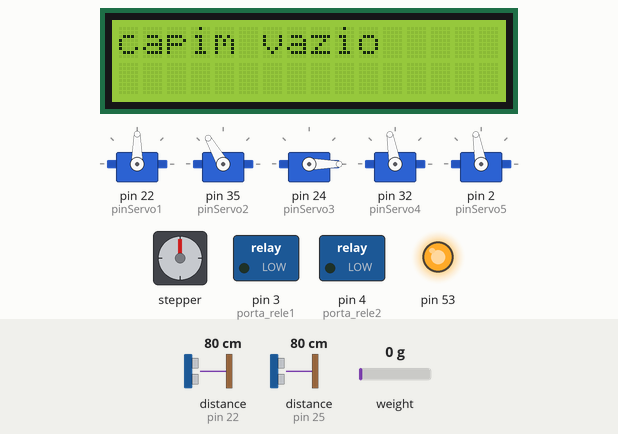
Simulated run of this sketch. Board: Arduino Mega 2560, built with avr-gcc and run on an emulated ATmega2560. Parts: 16×2 character LCD, 5 × servo, stepper motor, switched loads named in the sketch (green lamp = pin HIGH), output pins drawn as LEDs (lit = HIGH). The test bench sets the inputs (shaded band); at power-on: distance to the obstacle (sensors on pin 22, pin 25) 80 cm, weight on the scale 0 g. Stepper angles assume 320 steps per turn.

Above: at 2.4 s.
At 3.4 s:
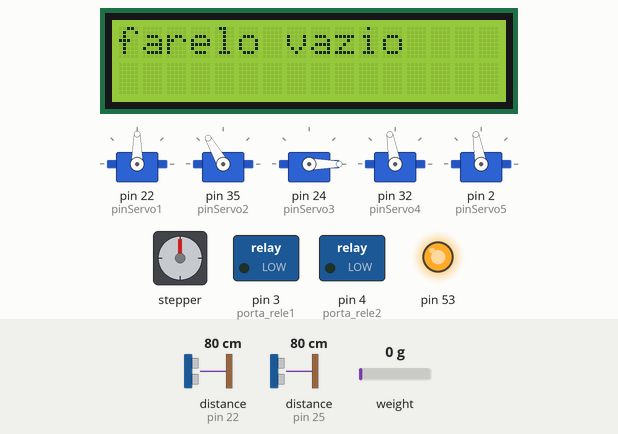
3.5 s: distance to the obstacle (sensor on pin 22) set to 2 cm
At 5.3 s:
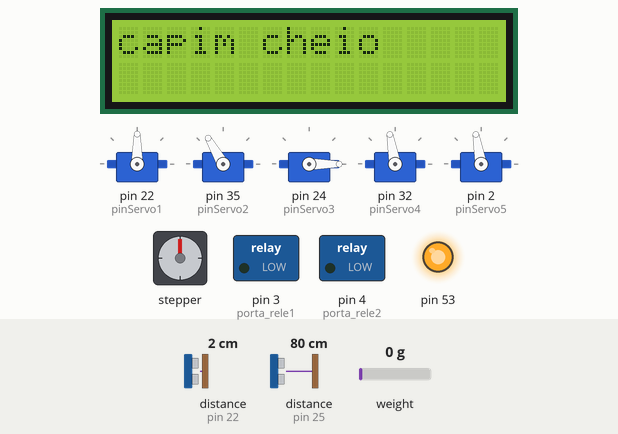
8.1 s: distance to the obstacle (sensor on pin 25) set to 7 cm
At 10.9 s:
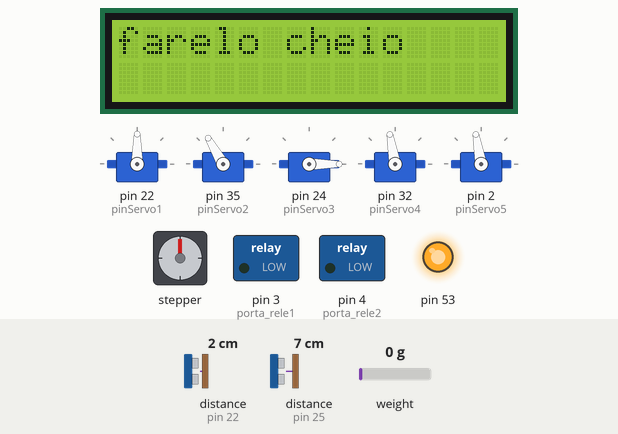
14.7 s: distance to the obstacle (sensor on pin 25) set to 5 cm
At 16.97 s:
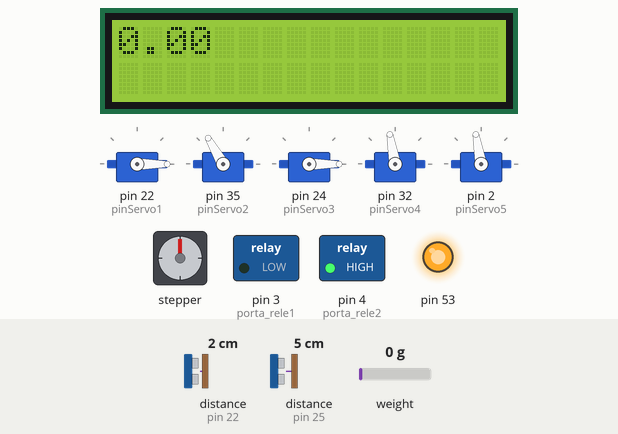
Timing chart, 0 to 28.1 s (numbered marks = the images above; inputs shaded):
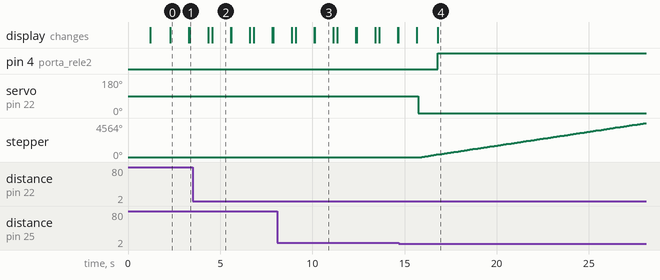

The sketch:

END_POINT.ino
```cpp
#include <Wire.h>
#include <LiquidCrystal.h>
#include <Servo.h>
#include <Stepper.h>
#include <HX711.h>
#include <SPI.h>
#include <MFRC522.h>
#include <VL53L0X.h>

//sensor rfid
#define RST_PIN         5                   // Configurable, see typical pin layout above
#define SS_1_PIN        45  //RFID 2      // Configurable, take a unused pin, only HIGH/LOW required, must be different to SS 2
#define SS_2_PIN        46   //RFID 1      // Configurable, take a unused pin, only HIGH/LOW required, must be different to SS 1
#define SS_3_PIN        48   //RFID 0
#define NR_OF_READERS   3
byte ssPins[] = {SS_1_PIN, SS_2_PIN, SS_3_PIN};
MFRC522 mfrc522[NR_OF_READERS];   // Create MFRC522 instance.

// sensor distancia
VL53L0X sensor;
VL53L0X sensor2;

//LCD
LiquidCrystal lcd(12, 11, 10, 9, 8, 7);

// rele(moedor/misturador)
int porta_rele1 = 3;
int porta_rele2 = 4;

//SENSOR DE PESO
#define pinDT  31
#define pinSCK  30
HX711 scale;
float peso = 0;

//DEFINIÇÃO MOTOR DE PASSO
int passos = 320;
Stepper motor_passo(passos, 26,39,41,43);

//SERVO MOTORES
#define pinServo1 22
Servo servo_capim;
#define pinServo2 35
Servo servo_farelo;
#define pinServo3 24
Servo servo_misturador;
#define pinServo4 32
Servo servo_manjedoura;
#define pinServo5 2
Servo servo_portao;


//RTC CLOCK

int contador_animais_real=0;
int contador_animais = 1 ;

float contador_peso=0.12;
//horario alimentar os animais
int hora_alimento=16;
int minuto_alimento=0;

//horario soltar os animais
int hora_soltar=4;
int minuto_soltar=0;

int enter=4;
int finaliza=10;
int cont=0;

void setup() {
//rele
 pinMode(porta_rele1, OUTPUT);
  pinMode(porta_rele2, OUTPUT);


// sensor distancia

  pinMode(36, OUTPUT); //antigo 9
  pinMode(38, OUTPUT); //antigo 10
  digitalWrite(36, LOW);//antigo 9
  digitalWrite(38, LOW);//antigo 10
delay(500);
  Wire.begin();
 //SENSOR
  pinMode(36, INPUT); //antigo 9
  delay(150);
  Serial.println("00");
  sensor.init(true);
  Serial.println("01");
  delay(100);
  sensor.setAddress((uint8_t)22);
  Serial.println("02");

  //SENSOR 2
  pinMode(38, INPUT);//antigo 10
  delay(150);
  sensor2.init(true);
  Serial.println("03");
  delay(100);
  sensor2.setAddress((uint8_t)25);
  Serial.println("04");

 Serial.println("");
  Serial.println("addresses set");
  Serial.println("");
  Serial.println("");
    sensor.setTimeout(500);
  sensor2.setTimeout(500);

//lcd
  lcd.begin(16,2);

 while (!Serial);    // Do nothing if no serial port is opened (added for Arduinos based on ATMEGA32U4)

  SPI.begin();        // Init SPI bus

  for (uint8_t reader = 0; reader < NR_OF_READERS; reader++) {
    mfrc522[reader].PCD_Init(ssPins[reader], RST_PIN); // Init each MFRC522 card
    Serial.print(F("Reader "));
    Serial.print(reader);
    Serial.print(F(": "));
    mfrc522[reader].PCD_DumpVersionToSerial();
  }

//INICIALIZAÇÃO DO BLUETOOTH
Serial.begin(9600);

//MOTOR DE PASSO
motor_passo.setSpeed(70);

//sensor peso
 scale.begin(pinDT, pinSCK); // DEFININDO O SENSOR DE PESO
  scale.set_scale(-273333); //RESETANDO O SENSOR DE PESO
  scale.tare(); // ZERANDO A BALANÇA NO INCIO


// tempo atual rtc

 //servo
   servo_capim.attach(pinServo1);
  servo_capim.write(90);

  servo_farelo.attach(pinServo2);
  servo_farelo.write(120);

  servo_misturador.attach(pinServo3);
  servo_misturador.write(0);

 servo_manjedoura.attach(pinServo4);
  servo_manjedoura.write(100);

  servo_portao.attach(pinServo5);
  servo_portao.write(100);


}

void dump_byte_array(byte *buffer, byte bufferSize) {
  for (byte i = 0; i < bufferSize; i++) {
    Serial.print(buffer[i] < 0x10 ? " 0" : " ");
    Serial.print(buffer[i], HEX);
  }
}

void loop() {


  while(enter==4){///


  delay(50);
//verifica os sensores ultrassonicos para verificar os estoques e verifica se o processo ja foi realizado.
//if(hora>=hora_programada && minuto>=minuto programado && finaliza==2)

if(finaliza==10){
  if(sensor.readRangeSingleMillimeters()<=80){

  lcd.setCursor(0,0);
   lcd.print("capim cheio");
   delay(1000);
   lcd.clear();
  }
  else{

  lcd.setCursor(0,0);
   lcd.print("capim vazio");
   delay(1000);
   lcd.clear();
    }
  if(sensor2.readRangeSingleMillimeters()<=80){

  lcd.setCursor(0,0);
  lcd.print("farelo cheio");
   delay(1000);
   lcd.clear();
  }
  else{

  lcd.setCursor(0,0);
   lcd.print("farelo vazio");
   delay(1000);
   lcd.clear(); }


servo_misturador.write(0);
       float peso_capim=0.5*contador_peso;

       //verificação estoques
    if(sensor.readRangeSingleMillimeters()<=80 && sensor2.readRangeSingleMillimeters()<=60) {
      servo_capim.write(0);
      finaliza=1;
      lcd.clear();
      }


 while(finaliza==1){
  scale.power_up();
peso = scale.get_units(1);
      while(peso<peso_capim && cont==0){
        scale.power_up();
peso = scale.get_units(1);
        motor_passo.step(320);
             lcd.setCursor(0,0);
        lcd.print(peso);
          digitalWrite(porta_rele2, HIGH);  //Liga moedor
}
while(peso>= peso_capim && peso<contador_peso && cont<10){
   servo_capim.write(70);
  motor_passo.step(320);
    digitalWrite(porta_rele2, HIGH);  //Liga moedor
  cont ++;
  delay(50);
  }

while(peso>= peso_capim && peso<contador_peso && cont==10)
{
      lcd.clear();
     digitalWrite(porta_rele2, LOW);  //desliga moedor
scale.power_up();
peso = scale.get_units(1);
     lcd.setCursor(0,0);
 lcd.print(peso);
 motor_passo.step(0);
 servo_farelo.write(0);


  }
  if(peso>= contador_peso){
     servo_farelo.write(120);
           lcd.clear();

     //digitalWrite(porta_rele1, HIGH);  //Liga misturador
     lcd.setCursor(0,0);
   lcd.print("mis ON");
      delay(1000);
      servo_misturador.write(45);
      cont=20;


    }
//   Serial.println(peso);
if(peso <= 0.02 && cont==20){
       //digitalWrite(porta_rele1, LOW);  //desliga misturador misturador
lcd.clear();
   lcd.setCursor(0,0);
   lcd.print("mis off");
  servo_misturador.write(0);
  servo_portao.write(180);

  for (uint8_t reader = 0; reader < NR_OF_READERS; reader++) {
    // Look for new cards

    if (mfrc522[reader].PICC_IsNewCardPresent() && mfrc522[reader].PICC_ReadCardSerial()) {
//      Serial.print(F("Reader "));
//      Serial.print(reader);
//      // Show some details of the PICC (that is: the tag/card)
//      Serial.print(F(": Card UID:"));
//      dump_byte_array(mfrc522[reader].uid.uidByte, mfrc522[reader].uid.size);
//      Serial.println();
//      Serial.print(F("PICC type: "));
      MFRC522::PICC_Type piccType = mfrc522[reader].PICC_GetType(mfrc522[reader].uid.sak);
//      Serial.println(mfrc522[reader].PICC_GetTypeName(piccType));

      if (reader == 2)
      {

        contador_animais_real ++;
            if(contador_animais_real == contador_animais){
    servo_portao.write(100);
        finaliza=3;
        cont=100;
          contador_animais_real=0;
 }

          delay(100);
//          Serial.print("Contador - RFID 0 = ");
//          Serial.println(contador_animais_real);
//
      }//if (mfrc522[reader].PICC_IsNewC
       mfrc522[reader].PICC_HaltA();
      // Stop encryption on PCD
      mfrc522[reader].PCD_StopCrypto1();
  }
  }

  }


      }

}


/////// segunda parte


 while(finaliza==3){///


   delay(2000);
//lógica para soltar oa animais demanha
servo_portao.write(180);
if(contador_animais_real<=contador_animais){

  for (uint8_t reader = 0; reader < NR_OF_READERS; reader++) {
    // Look for new cards

    if (mfrc522[reader].PICC_IsNewCardPresent() && mfrc522[reader].PICC_ReadCardSerial()) {
//      Serial.print(F("Reader "));
//      Serial.print(reader);
    ////////  // Show some details of the PICC (that is: the tag/card)
//      Serial.print(F(": Card UID:"));
//Serial.println();
//      dump_byte_array(mfrc522[reader].uid.uidByte, mfrc522[reader].uid.size);
//      Serial.println();
//      Serial.print(F("PICC type: "));
      MFRC522::PICC_Type piccType = mfrc522[reader].PICC_GetType(mfrc522[reader].uid.sak);
//      Serial.println(mfrc522[reader].PICC_GetTypeName(piccType));

      if (reader == 2)
      {

            contador_animais_real ++;


          delay(100);
//          Serial.print("Contador - RFID 0 = ");
//          Serial.println(contador_animais_real);

      }//if (mfrc522[reader].PICC_IsNewC
       mfrc522[reader].PICC_HaltA();
      // Stop encryption on PCD
      mfrc522[reader].PCD_StopCrypto1();
  }
  }
if(contador_animais_real==contador_animais){
  delay(500);
  servo_portao.write(100);
 servo_manjedoura.write(140);
  delay(5000);
servo_manjedoura.write(100);
finaliza=6;
cont=0;
   }

  }
delay(100);
}


 for (uint8_t reader = 0; reader < NR_OF_READERS; reader++) {
    // Look for new cards

    if (mfrc522[reader].PICC_IsNewCardPresent() && mfrc522[reader].PICC_ReadCardSerial()) {
//      Serial.print(F("Reader "));
      Serial.print(reader);
      // Show some details of the PICC (that is: the tag/card)
      Serial.print(F(""));
      dump_byte_array(mfrc522[reader].uid.uidByte, mfrc522[reader].uid.size);
//      Serial.println();
//      Serial.print(F("PICC type: "));
      MFRC522::PICC_Type piccType = mfrc522[reader].PICC_GetType(mfrc522[reader].uid.sak);
//      Serial.println(mfrc522[reader].PICC_GetTypeName(piccType));

   mfrc522[reader].PICC_HaltA();
      // Stop encryption on PCD
      mfrc522[reader].PCD_StopCrypto1();
      }

      // Halt PICC

    } //if (mfrc522[reader].PICC_IsNewC
  }

}
```

Measured:
- the behaviour switches between 7 and 6 cm on distance to the obstacle (sensor on pin 25) (found by bisection; images 3 and 4)
- after the input at 3.5 s, the display: first differs from a run without the input after 1.1 s (image 2)
- after the input at 8.1 s, the display: first differs from a run without the input after 2.0 s (image 3)
- after the input at 14.7 s, pin 4 (porta_rele2): LOW → HIGH after 2.1 s; servo on pin 22 (pinServo1): 90° → 0° after 1.0 s; stepper: keeps turning clockwise at about 376°/s, starting after 1.2 s
- what the display in image 0 shows lasts 1.0 s, from 2.3 s to 3.3 s
